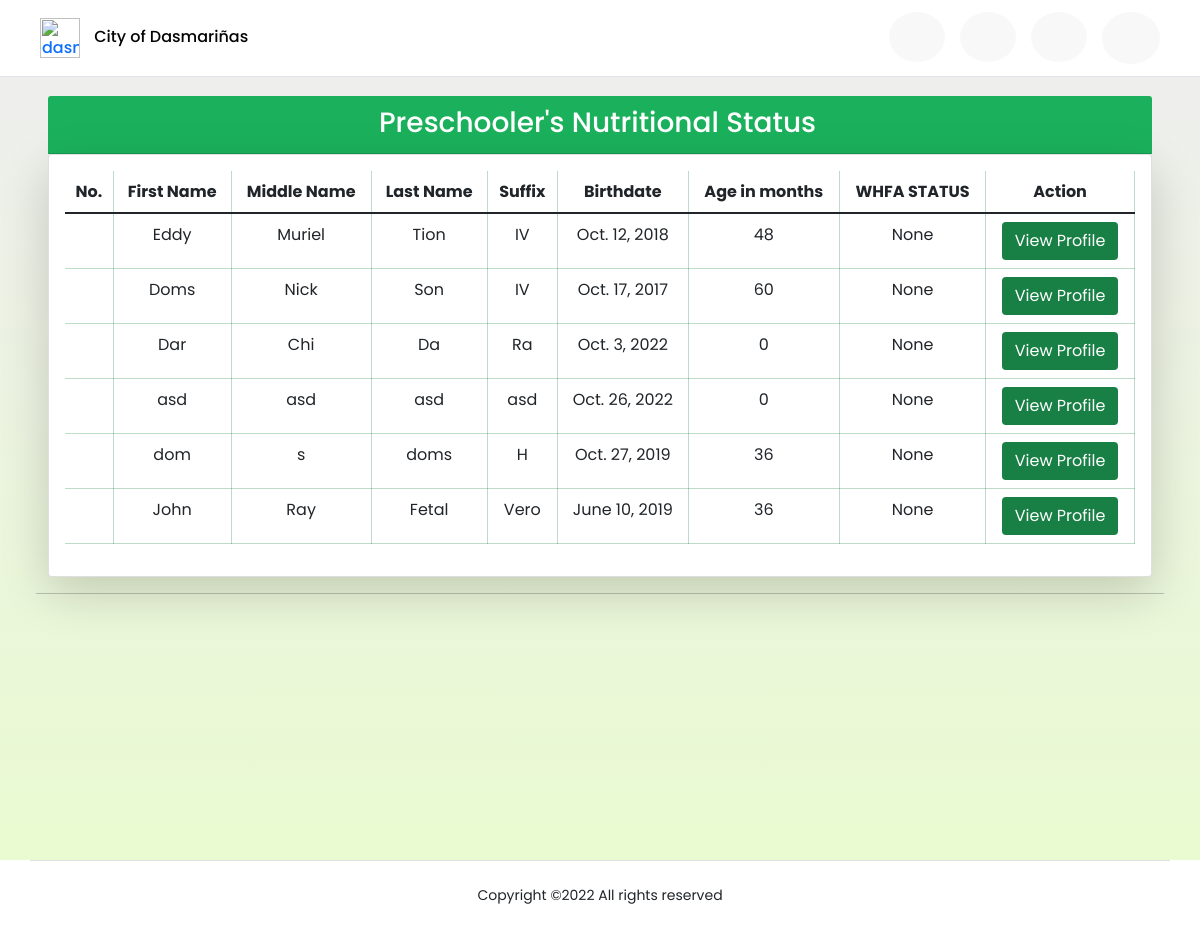
The page /preschooler_dashboard on the database as committed earlier.
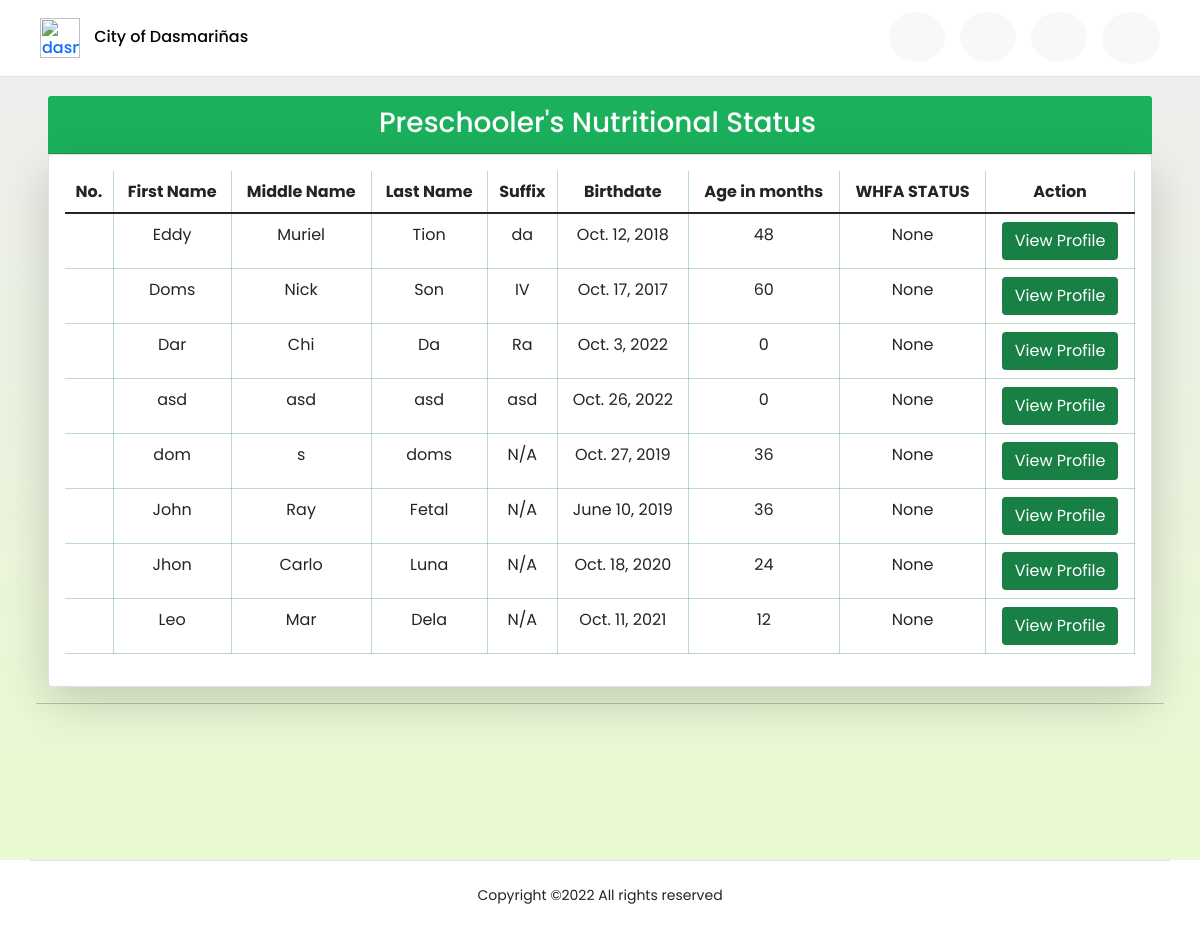
The same page on the database as committed later.
### profilingApp/models.py (models this page shows, shortened)
class Preschooler(Model):
    GENDER = [('Male', 'Male'),
              ('Female', 'Female'),]
    parent = models.ForeignKey(Parent, on_delete=CASCADE)
    first_name = models.CharField(max_length=100)
    last_name = models.CharField(max_length=100)
    middle_name = models.CharField(max_length=100)
    suffix_name = models.CharField(max_length=100, null=True, blank=True)
    birthday = models.DateField(null=True, blank=True)
    height = models.FloatField(null=True, validators=[MinValueValidator(45.0), MaxValueValidator(120.0)])
    weight = models.FloatField(null=True, validators=[MinValueValidator(1.0), MaxValueValidator(28.0)])
    gender = models.CharField(max_length=100, choices=GENDER, null=True)
    date_measured = models.DateField(null=True, blank=True)
    def age_months(self):
        return int((date.today().year - self.birthday.year) * 12)
    def whfa(self):
        calculator = Calculator(adjust_height_data=False, adjust_weight_scores=False,
                       include_cdc=False, logger_name='pygrowup',
                       log_level='INFO')
        try:
            age_months = int((date.today().year - self.birthday.year) * 12)
            return float(calculator.wfl(self.weight, age_months, helpers.get_good_sex(str(self.gender)), self.height))
        except:
            pass

### profilingApp/views.py (the view)
# urls.py: path('preschooler_dashboard', views.preschooler_dashboard, name='preschooler_dashboard'),
def preschooler_dashboard(request):
    preschooler = Preschooler.objects.all()
    context = {'preschoolers': preschooler}
    return render(request, 'activities/BHW Preschooler Dashboard.html', context)

### profilingApp/templates/activities/BHW Preschooler Dashboard.html (shortened to what this page needs)
{% extends 'activities/BHW Home.html' %}
{% load static %}
{% block dashboard %}
<header>
    <div class="site-header">
    <nav class="navbar fixed-top index__navbar scrolled border-bottom"
    style=" padding-left:3%; padding-right:3%;">
        <div class="flex-fill p-1 py-1">
            <div class="d-flex align-items-center justify-content-between">
                <div>
                    <a href="#" class="name" style="text-decoration: none;">
                        <img class="navbar-icon" src="{% static '/Media/avatar.png' %}" alt="dasma-logo">
                        <span id="hidetitle" class="brand__name" style="color:rgb(3, 3, 3); margin-left:10px;">City of Dasmariñas</span>
                    </a>
                </div>
                <div id="navLinks">
                    <ul class="nav text-small">
                        <li>
                            <a href="{% url 'bhw_home' %}" class="nav-link" data-toggle="tooltip" data-bs-placement="bottom" data-bs-offset="0,7"
                            title="Barangay Health Worker Home">
                            <i class="fa fa-fw fa-home" style="font-size: 24px;"></i>
                            </a>
                        </li>
                        <li>
                            <a href="{% url 'preschooler_dashboard' %}" class="nav-link" style="color:rgb(27, 177, 92) !important;" data-toggle="tooltip" data-bs-placement="bottom" data-bs-offset="0,7"
                            title="Preschooler Profile">
                            <i class="fa fa-fw fa-id-card " style="font-size: 24px;"></i>
                            </a>
                        </li>
                        <li>
                            <a href="{% url 'immunization_schedule' %}" class="nav-link" data-toggle="tooltip" data-bs-placement="bottom" data-bs-offset="0,7"
                            title="Immunization Schedule" >
                            <i class="fa fa-fw fa-calendar-alt" style="font-size: 24px;"></i>
                            </a>
                        </li>
                        <li>
                            <a class="btn nav-link" id="dropdownUser1" data-bs-toggle="dropdown" data-toggle="tooltip" data-bs-placement="bottom" data-bs-offset="0,7"
                            title="User Settings" aria-expanded="false">
                                <i class="fa fa-fw fa-user-cog bi" style="font-size: 24px;"></i>
                            </a>
                        </li>
                    </ul>
                </div>
            </div>
        </div>
    </nav>
    </div>
</header>
<div id="grid" class="container-fluid" style="margin-top: 60px;">
<div class="container text-black">
    <div class="row">
        <div class="col">
            <div class="card-header">
                <h3>Preschooler's Nutritional Status</h3>
            </div>
            <div class="card shadow-lg p-3 bg-white rounded">
                <div class="table-responsive">
                    <table class="table table-hover table-cell-border" id="preschooler_bmi">
                        <thead>
                            <tr style="text-align: center;">
                                <th scope="col">No.</th>
                                <th scope="col">First Name</th>
                                <th scope="col">Middle Name</th>
                                <th scope="col">Last Name</th>
                                <th scope="col">Suffix</th>
                                <th scope="col">Birthdate</th>
                                <th scope="col">Age in months</th>
                                <th scope="col">WHFA STATUS</th>
                                <th scope="col" class="nosort text-center">Action</th>
                            </tr>
                        </thead>
                        <tbody>
                            {% for preschooler in preschoolers %}
                            <tr style="text-align: center;">
                                <td></td>
                                <td>{{ preschooler.first_name }}</td>
                                <td>{{ preschooler.middle_name }}</td>
                                <td>{{ preschooler.last_name }}</td>
                                {% if preschooler.suffix_name is None %}
                                    <td>N/A</td>
                                {% elif preschooler.suffix_name == '' %}
                                    <td>N/A</td>
                                {% else %}
                                    <td>{{ preschooler.suffix_name }}</td>
                                {% endif %}
                                <td>{{ preschooler.birthday }}</td>
                                <td>{{ preschooler.age_months }}</td>
                                <td>{{ preschooler.whfa }}</td>
                                <td style="text-align: center;">
                                    <div>
                                        <a href="{% url 'preschooler_profile' preschooler.id %}"><button type="button" style="background-color: #188045; color: white;" class="btn">View Profile</button></a>
                                    </div>
                                </td>
                            </tr>
                            {% endfor %}
                        </tbody>
                    </table>
                </div>
            </div>
        </div>
    </div>
</div>
    <hr>
    <br>
</div>
{% endblock %}

### profilingApp/templates/activities/BHW Home.html (shortened to what this page needs)
{% load static %}
<html lang="en">
<head>
    <link rel="stylesheet" href="{% static '/CSS/DataTables/datatables.min.css' %}">
    <link rel="stylesheet" href="{% static '/CSS/styles.css' %}">
    <link rel="stylesheet" href="{% static '/CSS/font-awesome/css/all.min.css' %}">
    <link rel="stylesheet" href="{% static '/CSS/css/bootstrap.min.css' %}">
</head>
<body>
{% block dashboard %}{% endblock %}
<div class="footer">
    <div class="container">
        <div class="row text-center align-items-center">
                <div class="border-top p-4">
                    <p class="copyright"><small>
                    Copyright ©<script>document.write(new Date().getFullYear());</script> All rights reserved
                    </small>
                    </p>
                </div>
        </div>
    </div>
</div>
</body>
</html>

### profilingApp/static/CSS/styles.css (style rules this page uses)
.fixed-top { position: sticky; top: 0; right: 0; left: 0; z-index: 1030; max-height: 85px; background-color: white; border-bottom: 3px; }
.navbar-icon { width: 40px; max-width: 40px; }
img { vertical-align: middle; border-style: none; }
* { margin: 0; padding: 0; box-sizing: border-box; font-family: 'Poppins', sans-serif; }
li, a, button { font-family: 'Poppins', sans-serif; font-weight: 500; font-size: 16px; color:#188045; text-decoration: none; }
li { list-style: none; display: list-item; text-align: -webkit-match-parent; }
a { text-decoration: none; }
table { padding: 25px 5px 10px 5px; }
thead { border-color: rgba(23, 128, 69, 0.514)!important; }
th, td { border-right: 1px solid !important; border-color: rgba(23, 128, 69, 0.288)!important; }
#navLinks li a { color:rgba(0, 19, 0, 0.87); padding: 13 13 13 13; background-color: #ebebeb60; border-radius: 50%; margin-left: 15px; position: relative; }
#grid,#footer,#header { transition: 0.5s ease-in-out; }
#grid { background-image: linear-gradient(to top, rgba(230, 250, 202, 0.884),rgba(228, 228, 227, 0.624)); position: relative; padding: 3%; width: 100%; margin-top: 85px; min-height: 800px; }
.card-header { font-size: 13px; font-family: 'Poppins', sans-serif;; background-color:rgb(27, 177, 92) !important; color:white; padding: 10px 15px 5px 10px !important; text-align: center; }
html { width: 100%; height: 100%; }
body { color: rgba(0, 0, 0, 0.6); font-family: 'Poppins', sans-serif; font-size: 14px; line-height: 1.6em; -webkit-font-smoothing: antialiased; -moz-osx-font-smoothing: grayscale; }
::placeholder { color:rgba(255, 255, 255, 0.253); }
.row { display: -webkit-box; display: -ms-flexbox; display: flex; -ms-flex-wrap: wrap; flex-wrap: wrap; margin-right: 15px; margin-left: 15px; }
p { display: block; margin-block-start: 1em; margin-block-end: 1em; margin-inline-start: 0px; margin-inline-end: 0px; }
.col-6, .col-7, .col-12, .col, .col-sm-3, .col-sm-6, .col-md-3, .col-md-4, .col-md-5, .col-md-6, .col-md-8, .col-md-9, .col-md-10, .col-md-12, .col-lg-3, .col-lg-4, .col-lg-5, .col-lg-6, .col-lg-7, .col-lg-8, .col-lg-10, .col-lg-12, .col-xl-2 { position: relative; width: 100%; padding-right: 15px; padding-left: 15px; }
small, .small { font-size: 80%; font-weight: 400; }
.text-center { text-align: center !important; }
html { font-family: sans-serif; line-height: 1.15; -webkit-text-size-adjust: 100%; -webkit-tap-highlight-color: rgba(0, 0, 0, 0); }

Rows that differ between the two databases and show on the page:
changed Preschooler "Eddy": suffix_name "IV" → "da"
changed Preschooler "dom": suffix_name "H" → (not shown); now shows "N/A"
changed Preschooler "John": suffix_name "Vero" → (not shown); now shows "N/A"
added Preschooler: first_name "Jhon", middle_name "Carlo", last_name "Luna", shows "N/A", birthday "Oct. 18, 2020", age_months "24", whfa "None"
added Preschooler: first_name "Leo", middle_name "Mar", last_name "Dela", suffix_name "N/A", birthday "Oct. 11, 2021", age_months "12", whfa "None"
